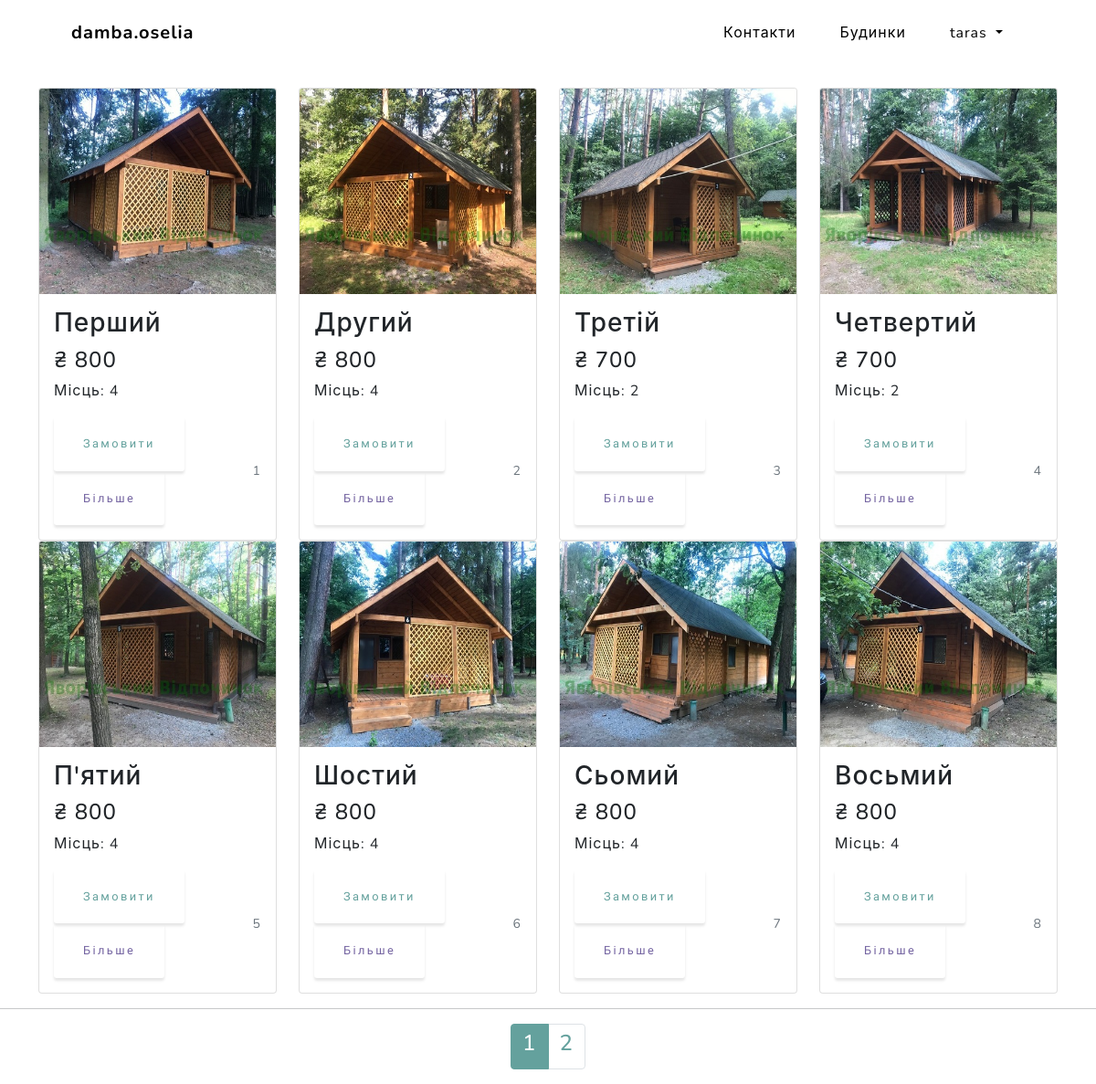
The page /houses/ (signed in) on the database its author committed.
### main/models.py (models this page shows, shortened)
class Houses(models.Model):
    name = models.CharField(max_length=32)
    photo = models.ImageField(null=True, blank=True) #
    price = models.FloatField()
    capacity = models.IntegerField()
    rooms = models.IntegerField(null=True) #
    beds = models.IntegerField()
    wifi = models.BooleanField(default=True)
    kitchen = models.BooleanField(default=True)
    bathroom = models.BooleanField(default=True)
    floors = models.IntegerField()
    central_heat = models.BooleanField(default=False) #
    pets_allow = models.BooleanField(default=False) #
    description = models.CharField(max_length= 255, null=True) #
    def get_absolute_url(self):
        return reverse('house', kwargs={'house_id':self.pk})
    class Meta:
        verbose_name = 'Будинок'
        verbose_name_plural = 'Будинки'
        ordering = ['id']

### main/views.py (the view)
# urls.py: path('houses/', houses, name='houses'),
def houses(request):
    cards = Houses.objects.all()
    paginator = Paginator(cards, 8)
    page_number = request.GET.get('page')
    page_obj = paginator.get_page(page_number)
    context = {
        'title':'Будинки',
        'menu':menu,
        'cards':cards,
        'page_obj':page_obj,
    }
    return render(request, 'main/houses.html', context=context)

### main/templates/main/houses.html (shortened to what this page needs)
{% extends 'main/base.html' %}
{% load static %}
{% block content %}
    <section>
        <div class="container">
            <div class="row">
                <div class="col-10">
                    <br><br><br><br>
                </div>
                <div class="col-2">
                </div>
            </div>
        </div>
    </section>
    <section>
        <div class="container">
            <div class="row">
                {% for c in page_obj %}
                <div class="col-sm-6 col-md-6 col-lg-3">
                    <div class="card box-shadow">
                        <a href="{{ c.get_absolute_url }}">
                            <img class="card-img-top" data-src="holder.js/100px225?theme=thumb&amp;bg=55595c&amp;fg=eceeef&amp;text=Thumbnail" alt="Photo preview: {{c.photo_preview}}" style="height: 225px; width: 100%; display: block;"
                            src="/static/main/img/houses/{{c.photo}}" data-holder-rendered="true">
                        </a>
                        <div class="card-body">
                            <div class="title-group d-flex">
                                <h3 class="card-title pricing-card-title">{{c.name}}</h3>
                            </div>
                            <h4 class="pricing-card-title">₴ {{c.price|floatformat:0}}</h4>
                            <p>Місць: {{c.capacity}}</p>
                            <div class="d-flex justify-content-between align-items-center">
                                <div class="btn-group flex-wrap" data-toggle="buttons">
                                    <a href="{{ c.get_absolute_url }}order/"><button type="button" class="btn btn-sm btn-outline-primary">Замовити</button></a>
                                    <a href="{{ c.get_absolute_url }}"><button type="button" class="btn btn-sm btn-outline-secondary">Більше</button></a>
                                </div>
                                <small class="text-muted">{{c.id}}</small>
                            </div>
                        </div>
                    </div>
                </div>
                {% endfor %}
            </div>
        </div>
        <hr>
        <div class="container">
            <div class="row">
                <nav aria-label="...">
                    <ul class="pagination d-flex justify-content-center">
                        {% for page in page_obj.paginator.page_range %}
                        <li class="page-item
                            {% if page == page_obj.number %}
                            active" aria-current="page"
                            {% else %}
                            "
                            {% endif %}
                        ><a class="page-link" href="?page={{page}}"><h4>{{page}}</h4></a></li>
                        {% endfor %}
                    </ul>
                </nav>
            </div>
        </div>
    </section>
{% endblock %}

### main/templates/main/base.html (shortened to what this page needs)
{% load static %}
<!DOCTYPE html><html lang="uk">
<head>
    <link rel="stylesheet" href="{% static 'main/css/styles.css' %}">
    <link rel="stylesheet" href="https://cdn.jsdelivr.net/npm/bootstrap@4.6.0/dist/css/bootstrap.min.css"
>
    <link rel="stylesheet" href="{% static 'main/css/styles.css' %}">
</head>
<body id="page-top">
    <nav class="navbar navbar-expand-lg navbar-light fixed-top" id="mainNav">
        <div class="container px-4 px-lg-5">
            <a class="navbar-brand" href="{% url 'main' %}">damba.oselia</a>
            <div class="collapse navbar-collapse" id="navbarToggler">
                {% block main_menu %}
                <ul class="navbar-nav ms-auto">
                    {% for m in menu %}
                    <li class="nav-item"><a class="nav-link" href="{{m.url_name}}">{{m.title}}</a></li>
                    {% endfor %}
                    {% if request.user.is_authenticated %}
                    <li class="nav-item">
                        <div class="dropdown">
                            <a class="nav-link dropdown-toggle" href="#" role="button" id="dropdownMenuLink" data-toggle="dropdown" aria-expanded="false">
                                {{request.user.username}}
                            </a>
                        </div>
                    </li>
                    {% else %}
                    <li class="nav-item" type="button" data-toggle="modal" data-target="#modal_login">
                        <a class="nav-link">Увійти</a>
                    </li>
                    {% endif %}
                </ul>
                {% endblock main_menu %}
            </div>
        </div>
    </nav>
    {% block content %}
    {% endblock %}
</body>
</html>

### rows shown on the page
Houses: photo (picture), name "Перший", price "800", capacity "4", id "1"
Houses: photo (picture), name "Другий", price "800", capacity "4", id "2"
Houses: photo (picture), name "Третій", price "700", capacity "2", id "3"
Houses: photo (picture), name "Четвертий", price "700", capacity "2", id "4"
Houses: photo (picture), name "П'ятий", price "800", capacity "4", id "5"
Houses: photo (picture), name "Шостий", price "800", capacity "4", id "6"
Houses: photo (picture), name "Сьомий", price "800", capacity "4", id "7"
Houses: photo (picture), name "Восьмий", price "800", capacity "4", id "8"

### other values the page prints
{{ m.title }} "Контакти" "Будинки"
{{ request.user.username }} "taras"
{{ page }} "1" "2"
